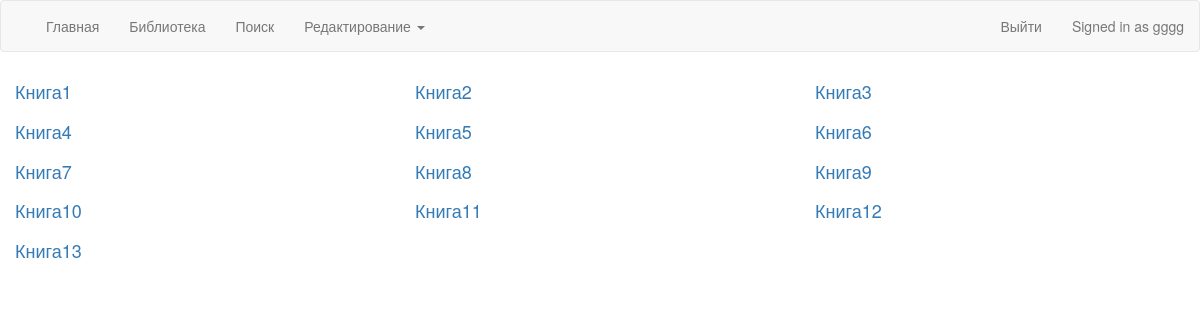
The app's page /library (signed in) with its own data.
### models.py (models this page shows, shortened)
class User(dbs.Model):
    id = dbs.Column(dbs.Integer, primary_key=True)
    login = dbs.Column(dbs.String(50), unique=True)
    password = dbs.Column(dbs.String(50))

class Book(dbs.Model):
    __tablename__ = 'book'
    id = dbs.Column(dbs.Integer, primary_key=True)
    bookname = dbs.Column(dbs.String(50), unique=True)
    authors = dbs.relationship('Author', secondary=books_authors, lazy='subquery', backref=dbs.backref('books', lazy=True))

### views.py (the view)
@app.route('/library')
def library():
    title = 'test'
    books = Book.query.all()
    return render_template('library.html',
                           title=title,
                           books=books,
                           user=current_user)

### views.py (called while the page is built)
@login_manager.user_loader
def load_user(user_id):
    return User.query.get(user_id)

### templates/library.html
{% extends "basee.html" %}
{% block content %}
    <div class="container-fluid">
        <div class="row">
            {% for book in books %}
                <div class="col-md-4">
                    <h4><a href = "book/{{ book.id }}">{{ book.bookname }} </a></h4>
                </div>
            {%  endfor %}
        </div>
    </div>
{% endblock %}

### templates/basee.html (shortened to what this page needs)
{% extends "bootstrap/base.html" %}
{% block navbar %}
	<nav class="navbar navbar-default">
  <div class="container-fluid">
    <div class="collapse navbar-collapse" id="bs-example-navbar-collapse-1">
      <ul class="nav navbar-nav">
          <li><a href="/">Главная</a></li>
        <li><a href="/library">Библиотека</a></li>
        <li><a href="/search">Поиск</a></li>
          {% if user.is_authenticated%}
        <li class="dropdown">
          <a href="#" class="dropdown-toggle" data-toggle="dropdown" role="button" aria-haspopup="true" aria-expanded="false">Редактирование <span class="caret"></span></a>
        </li>
          {% endif %}
      </ul>
            {% if user.is_authenticated%}
                <p class="navbar-text navbar-right">Signed in as <a href="#" class="navbar-link">{{ user.login }}</a></p>
                <ul class="nav navbar-nav navbar-right">
                <li><a href="/logout">Выйти</a></li>
        </ul>
        {% else %}
    <ul class="nav navbar-nav navbar-right">
        <li><a href="/login">Войти</a></li>
          <li><a href="/registration">Регистрация</a></li>
        {% endif %}
    </div>
  </div>
</nav>
{% endblock %}

### records on screen
User: login "gggg"
Book: bookname "Книга1"
Book: bookname "Книга2"
Book: bookname "Книга3"
Book: bookname "Книга4"
Book: bookname "Книга5"
Book: bookname "Книга6"
Book: bookname "Книга7"
Book: bookname "Книга8"
Book: bookname "Книга9"
Book: bookname "Книга10"
Book: bookname "Книга11"
Book: bookname "Книга12"
Book: bookname "Книга13"
